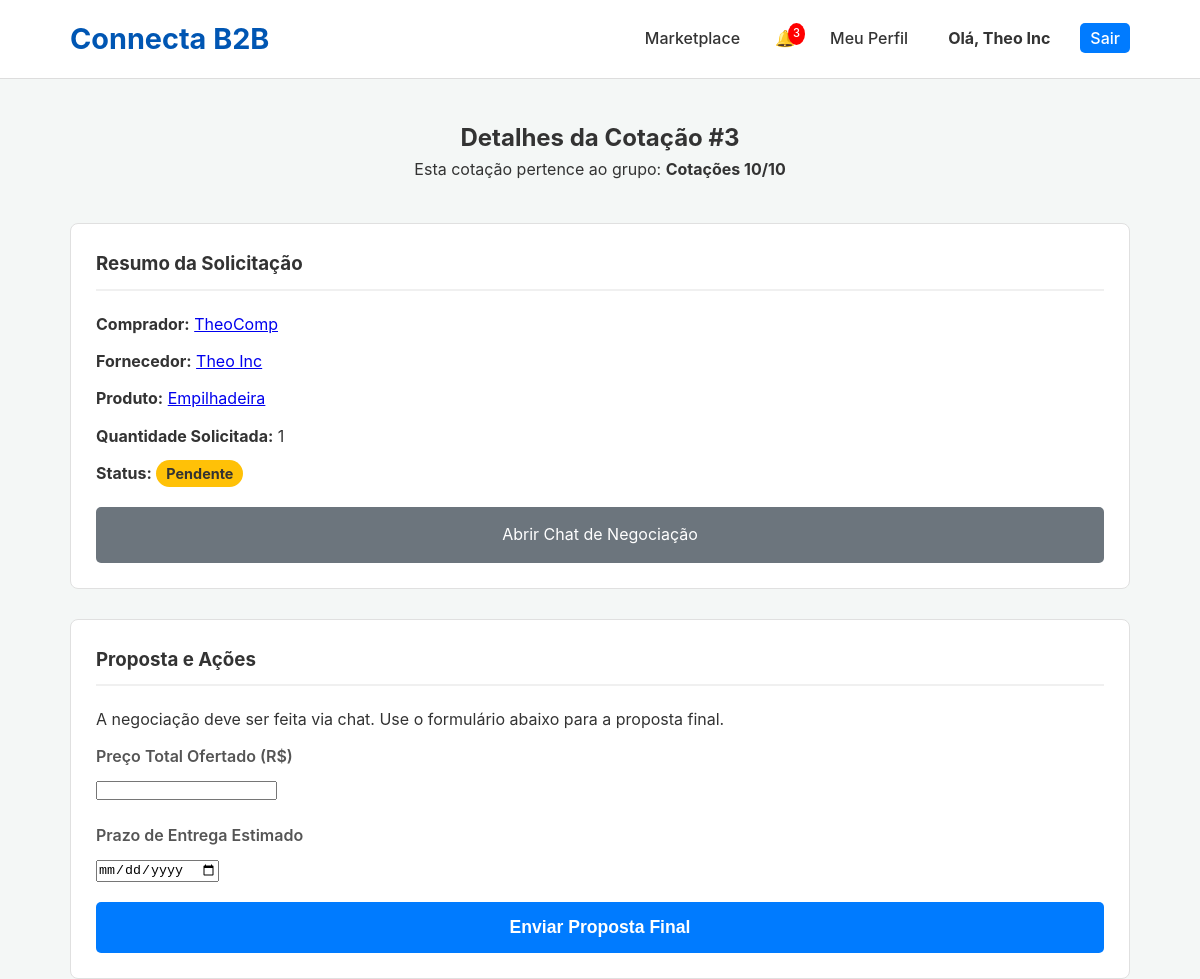
The app's page /quote/3 (signed in) with its own data.
### app.py (models this page shows, shortened)
class Company(db.Model):
    id = db.Column(db.Integer, primary_key=True); company_name = db.Column(db.String(150), nullable=False); cnpj = db.Column(db.String(18), unique=True, nullable=False); email = db.Column(db.String(150), unique=True, nullable=False); password_hash = db.Column(db.String(256), nullable=False); user_type = db.Column(db.String(50), nullable=False)
    is_verified = db.Column(db.Boolean, default=False); is_admin = db.Column(db.Boolean, default=False); is_active = db.Column(db.Boolean, default=True)
    logo_filename = db.Column(db.String(255), nullable=True); description = db.Column(db.Text, nullable=True); website = db.Column(db.String(255), nullable=True); address = db.Column(db.String(255), nullable=True); certifications = db.Column(db.String(255), nullable=True)
    created_at = db.Column(db.DateTime, default=datetime.utcnow)
    products = db.relationship('Product', backref='supplier', lazy=True, cascade="all, delete-orphan")
    notifications = db.relationship('Notification', foreign_keys='Notification.recipient_id', backref='recipient', lazy=True, cascade="all, delete-orphan")
    reviews_received = db.relationship('Review', foreign_keys='Review.supplier_id', backref='reviewed_supplier', lazy='dynamic')
    sent_quotes = db.relationship('QuoteRequest', foreign_keys='QuoteRequest.buyer_id', backref='buyer', lazy='dynamic')
    received_quotes = db.relationship('QuoteRequest', foreign_keys='QuoteRequest.supplier_id', backref='supplier', lazy='dynamic')
    quote_groups = db.relationship('QuoteGroup', backref='buyer', lazy=True)

class QuoteRequest(db.Model):
    id = db.Column(db.Integer, primary_key=True); quantity = db.Column(db.Integer, nullable=False); message = db.Column(db.Text, nullable=True); status = db.Column(db.String(50), nullable=False, default='Pendente'); timestamp = db.Column(db.DateTime, nullable=False, default=datetime.utcnow)
    product_id = db.Column(db.Integer, db.ForeignKey('product.id'), nullable=False); buyer_id = db.Column(db.Integer, db.ForeignKey('company.id'), nullable=False); supplier_id = db.Column(db.Integer, db.ForeignKey('company.id'), nullable=False)
    offered_price = db.Column(db.Float, nullable=True); supplier_message = db.Column(db.Text, nullable=True); response_timestamp = db.Column(db.DateTime, nullable=True)
    attachment_filename = db.Column(db.String(255), nullable=True); delivery_date = db.Column(db.Date, nullable=True)
    group_id = db.Column(db.Integer, db.ForeignKey('quote_group.id'), nullable=True)
    review = db.relationship('Review', backref='quote', uselist=False, cascade="all, delete-orphan")
    chat_messages = db.relationship('ChatMessage', backref='quote', lazy=True, cascade="all, delete-orphan")

class QuoteGroup(db.Model):
    id = db.Column(db.Integer, primary_key=True)
    name = db.Column(db.String(150), nullable=False)
    timestamp = db.Column(db.DateTime, default=datetime.utcnow)
    buyer_id = db.Column(db.Integer, db.ForeignKey('company.id'), nullable=False)
    quotes = db.relationship('QuoteRequest', backref='group', lazy='dynamic')

class Product(db.Model):
    id = db.Column(db.Integer, primary_key=True); name = db.Column(db.String(100), nullable=False); description = db.Column(db.Text, nullable=False); category = db.Column(db.String(80), nullable=False); base_price = db.Column(db.Float, nullable=True); supplier_id = db.Column(db.Integer, db.ForeignKey('company.id'), nullable=False)
    images = db.relationship('ProductImage', backref='product', lazy=True, cascade="all, delete-orphan")
    quote_requests = db.relationship('QuoteRequest', backref='product', lazy=True, cascade="all, delete-orphan")

### app.py (the view, shortened to what this page needs)
@app.route('/quote/<int:quote_id>', methods=['GET','POST'])
@login_required
def quote_detail(quote_id):
    quote = db.session.get(QuoteRequest, quote_id)
    if session['company_id'] not in [quote.buyer_id, quote.supplier_id]: flash('Não permitido.', 'error'); return redirect(url_for('dashboard'))
    return render_template('quote_detail.html', quote=quote)

### app.py (called while the page is built)
def login_required(f):
    @wraps(f)
    def decorated_function(*args, **kwargs):
        if 'company_id' not in session: flash('Você precisa estar logado.', 'error'); return redirect(url_for('login'))
        return f(*args, **kwargs)
    return decorated_function

@app.context_processor
def inject_notifications():
    if 'company_id' in session:
        unread_count = db.session.query(Notification).filter_by(recipient_id=session['company_id'], read=False).count()
        cart_item_count = len(session.get('cart', {})) if session.get('user_type') == 'buyer' else 0
        return dict(unread_notifications=unread_count, cart_item_count=cart_item_count)
    return dict(unread_notifications=0, cart_item_count=0)

### templates/quote_detail.html (shortened to what this page needs)
<!DOCTYPE html>
<html lang="pt-br">
<head>
    <link rel="stylesheet" href="{{ url_for('static', filename='css/style.css') }}">
    <link rel="stylesheet" href="{{ url_for('static', filename='css/form.css') }}">
</head>
<body>
    <header class="main-header">
        <div class="container">
            <a href="{{ url_for('home') }}" style="text-decoration: none;"><h1 class="logo">Connecta B2B</h1></a>
            <nav class="main-nav">
                <ul>
                    <li><a href="{{ url_for('products') }}">Marketplace</a></li>
                    <li><a href="{{ url_for('notifications') }}" style="position: relative; padding: 5px;">&#128276; {% if unread_notifications > 0 %}<span style="position: absolute; top: 0; right: -5px; background: red; color: white; border-radius: 50%; padding: 2px 5px; font-size: 0.7rem;">{{ unread_notifications }}</span>{% endif %}</a></li>
                    <li><a href="{{ url_for('company_profile', company_id=session.company_id) }}">Meu Perfil</a></li>
                    <li><a href="{{ url_for('dashboard') }}"><strong>Olá, {{ session.company_name }}</strong></a></li>
                    <li><a href="{{ url_for('logout') }}" class="login-button">Sair</a></li>
                </ul>
            </nav>
        </div>
    </header>
    <main class="container">
        <h2 style="text-align: center; margin-top: 40px;">Detalhes da Cotação #{{ quote.id }}</h2>
        {% if quote.group %}
        <p style="text-align: center;">Esta cotação pertence ao grupo: <strong>{{ quote.group.name }}</strong></p>
        {% endif %}
        <div class="quote-detail-grid">
            <div class="detail-card">
                <h3>Resumo da Solicitação</h3>
                <p><strong>Comprador:</strong> <a href="{{ url_for('company_profile', company_id=quote.buyer_id) }}">{{ quote.buyer.company_name }} </a></p>
                <p><strong>Fornecedor:</strong> <a href="{{ url_for('company_profile', company_id=quote.supplier_id) }}">{{ quote.supplier.company_name }} </a></p>
                <p><strong>Produto:</strong> <a href="{{ url_for('product_detail', product_id=quote.product_id) }}">{{ quote.product.name }}</a></p>
                <p><strong>Quantidade Solicitada:</strong> {{ quote.quantity }}</p>
                <p><strong>Status:</strong> <span class="status-badge status-{{ quote.status }}">{{ quote.status }}</span></p>
                <a href="{{ url_for('chat', quote_id=quote.id) }}" class="chat-button">Abrir Chat de Negociação</a>
            </div>
            <div class="detail-card">
                <h3>Proposta e Ações</h3>
                {% if quote.status == 'Pendente' and session.user_type == 'supplier' %}
                    <p>A negociação deve ser feita via chat. Use o formulário abaixo para a proposta final.</p>
                    <form action="{{ url_for('quote_detail', quote_id=quote.id) }}" method="POST"><div class="form-group"><label for="offered_price">Preço Total Ofertado (R$)</label><input type="number" step="0.01" id="offered_price" name="offered_price" required></div><div class="form-group"><label for="delivery_date">Prazo de Entrega Estimado</label><input type="date" id="delivery_date" name="delivery_date"></div><button type="submit" class="submit-button">Enviar Proposta Final</button></form>
                {% else %}<p>Aguardando resposta do fornecedor.</p>{% endif %}
            </div>
        </div>
    </main>
</body>
</html>

### static/css/style.css (style rules this page uses)
* { margin: 0; padding: 0; box-sizing: border-box; }
body { font-family: -apple-system, BlinkMacSystemFont, 'Segoe UI', Roboto, Helvetica, Arial, sans-serif; line-height: 1.6; background-color: #f4f7f6; color: #333; }
.container { max-width: 1100px; margin: 0 auto; padding: 0 20px; }
.main-header { background-color: #ffffff; padding: 1rem 0; border-bottom: 1px solid #ddd; position: sticky; top: 0; z-index: 1000; }
.main-header .container { display: flex; justify-content: space-between; align-items: center; }
.logo { color: #0056b3; font-size: 1.8rem; font-weight: 700; }
.main-nav ul { list-style-type: none; display: flex; gap: 20px; }
.main-nav a { text-decoration: none; color: #333; font-weight: 500; padding: 5px 10px; transition: color 0.3s ease; }
.login-button { background-color: #007bff; color: #ffffff !important; border-radius: 5px; padding: 8px 15px; transition: background-color 0.3s ease; }

### static/css/form.css (style rules this page uses)
.form-group { margin-bottom: 20px; }
.form-group label { display: block; margin-bottom: 8px; font-weight: 600; color: #555; }
.submit-button { width: 100%; padding: 15px; background-color: #007bff; color: white; border: none; border-radius: 5px; font-size: 1.1rem; font-weight: bold; cursor: pointer; transition: background-color 0.3s ease; }

### templates/quote_detail.html (style rules this page uses)
.quote-detail-grid { display: grid; grid-template-columns: 1fr; gap: 30px; margin-top: 40px; }
.detail-card { background-color: #fff; padding: 25px; border-radius: 8px; border: 1px solid #e0e0e0; }
.detail-card h3 { border-bottom: 2px solid #f0f0f0; padding-bottom: 10px; margin-bottom: 20px; }
.detail-card p { margin-bottom: 10px; line-height: 1.7; }
.detail-card strong { color: #333; }
.status-badge { padding: 5px 10px; border-radius: 15px; color: #fff; font-weight: bold; font-size: 0.9rem; }
.status-Pendente { background-color: #ffc107; color: #333; }
.chat-button { background-color: #6c757d; color: white; text-align: center; display: block; margin-top: 20px; padding: 15px; border-radius: 5px; text-decoration:none; }

### records on screen
Company: company_name "Theo Inc", supplier.company_name "Theo Inc"
QuoteRequest: id "3", quantity "1", status "Pendente"
QuoteGroup: group.name "Cotações 10/10"
Company: buyer.company_name "TheoComp"
Product: product.name "Empilhadeira"

### other values on screen
{{ unread_notifications }} "3"
